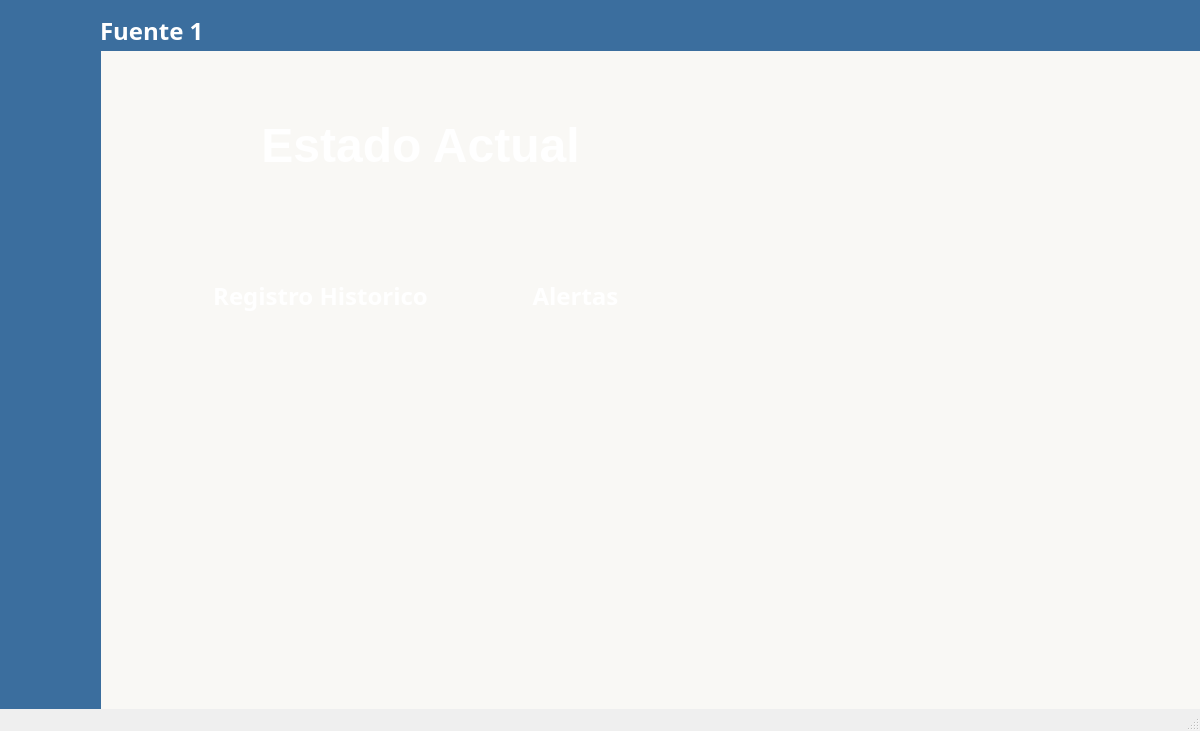
<?xml version="1.0" encoding="UTF-8"?>
<ui version="4.0">
 <class>Menu</class>
 <widget class="QMainWindow" name="Menu">
  <property name="geometry">
   <rect>
    <x>0</x>
    <y>0</y>
    <width>1200</width>
    <height>731</height>
   </rect>
  </property>
  <property name="windowTitle">
   <string>Menu</string>
  </property>
  <widget class="QWidget" name="centralwidget">
   <widget class="QPushButton" name="Balarma">
    <property name="geometry">
     <rect>
      <x>30</x>
      <y>340</y>
      <width>61</width>
      <height>61</height>
     </rect>
    </property>
    <property name="mouseTracking">
     <bool>true</bool>
    </property>
    <property name="tabletTracking">
     <bool>true</bool>
    </property>
    <property name="autoFillBackground">
     <bool>false</bool>
    </property>
    <property name="styleSheet">
     <string notr="true">QPushButton {
    background-color: rgba(255, 255, 255, 0);
    border: 2px rgba(255, 255, 255, 0) ;
    font-size: 16px;
    border-radius: 10px;
}
QPushButton:hover {
	background-color: rgb(252, 209, 128); /* Color al pasar el mouse */
}</string>
    </property>
    <property name="text">
     <string/>
    </property>
    <property name="icon">
     <iconset resource="recursos.qrc">
      <normaloff>:/recursos/alertaI.png</normaloff>:/recursos/alertaI.png</iconset>
    </property>
    <property name="iconSize">
     <size>
      <width>32</width>
      <height>32</height>
     </size>
    </property>
   </widget>
   <widget class="QPushButton" name="Bmenu">
    <property name="geometry">
     <rect>
      <x>30</x>
      <y>70</y>
      <width>61</width>
      <height>61</height>
     </rect>
    </property>
    <property name="mouseTracking">
     <bool>true</bool>
    </property>
    <property name="tabletTracking">
     <bool>false</bool>
    </property>
    <property name="styleSheet">
     <string notr="true">QPushButton {
    background-color: rgba(255, 255, 255, 0);
    border: 2px rgba(255, 255, 255, 0) ;
    font-size: 16px;
    border-radius: 10px;
}
QPushButton:hover {
    border: 4px solid #fcd180; /* Borde color #fcd180 al pasar el mouse */
}</string>
    </property>
    <property name="text">
     <string/>
    </property>
    <property name="icon">
     <iconset resource="recursos.qrc">
      <normaloff>:/recursos/hogar (3).png</normaloff>:/recursos/hogar (3).png</iconset>
    </property>
    <property name="iconSize">
     <size>
      <width>32</width>
      <height>32</height>
     </size>
    </property>
   </widget>
   <widget class="QPushButton" name="registro">
    <property name="geometry">
     <rect>
      <x>180</x>
      <y>240</y>
      <width>281</width>
      <height>111</height>
     </rect>
    </property>
    <property name="font">
     <font>
      <family>Segoe UI Black</family>
      <pointsize>18</pointsize>
      <bold>true</bold>
     </font>
    </property>
    <property name="styleSheet">
     <string notr="true">QPushButton {
	color: rgb(255, 255, 255);
	background-image: url(:/recursos/48854.jpg);
    background-position: center;
    background-repeat: no-repeat;
    background-size: cover;
    border-radius: 10px; /* Bordes redondeados */
}
QPushButton:hover {
    border: 10px solid #fcd180; /* Borde color #fcd180 al pasar el mouse */
}</string>
    </property>
    <property name="text">
     <string>Registro Historico</string>
    </property>
   </widget>
   <widget class="QPushButton" name="alarma">
    <property name="geometry">
     <rect>
      <x>490</x>
      <y>240</y>
      <width>171</width>
      <height>111</height>
     </rect>
    </property>
    <property name="font">
     <font>
      <family>Segoe UI Black</family>
      <pointsize>18</pointsize>
      <bold>true</bold>
     </font>
    </property>
    <property name="styleSheet">
     <string notr="true">QPushButton {
	color: rgb(255, 255, 255);
	background-image: url(:/recursos/48854.jpg);
    background-position: center;
    background-repeat: no-repeat;
    background-size: cover;
    border-radius: 10px; /* Bordes redondeados */
}
QPushButton:hover {
    border: 10px solid #fcd180; /* Borde color #fcd180 al pasar el mouse */
}

</string>
    </property>
    <property name="text">
     <string>Alertas</string>
    </property>
   </widget>
   <widget class="QLabel" name="label">
    <property name="geometry">
     <rect>
      <x>100</x>
      <y>10</y>
      <width>151</width>
      <height>41</height>
     </rect>
    </property>
    <property name="palette">
     <palette>
      <active>
       <colorrole role="WindowText">
        <brush brushstyle="SolidPattern">
         <color alpha="255">
          <red>193</red>
          <green>232</green>
          <blue>255</blue>
         </color>
        </brush>
       </colorrole>
       <colorrole role="Button">
        <brush brushstyle="SolidPattern">
         <color alpha="0">
          <red>193</red>
          <green>232</green>
          <blue>255</blue>
         </color>
        </brush>
       </colorrole>
       <colorrole role="Text">
        <brush brushstyle="SolidPattern">
         <color alpha="255">
          <red>193</red>
          <green>232</green>
          <blue>255</blue>
         </color>
        </brush>
       </colorrole>
       <colorrole role="ButtonText">
        <brush brushstyle="SolidPattern">
         <color alpha="255">
          <red>193</red>
          <green>232</green>
          <blue>255</blue>
         </color>
        </brush>
       </colorrole>
       <colorrole role="Base">
        <brush brushstyle="SolidPattern">
         <color alpha="0">
          <red>193</red>
          <green>232</green>
          <blue>255</blue>
         </color>
        </brush>
       </colorrole>
       <colorrole role="Window">
        <brush brushstyle="SolidPattern">
         <color alpha="0">
          <red>193</red>
          <green>232</green>
          <blue>255</blue>
         </color>
        </brush>
       </colorrole>
       <colorrole role="PlaceholderText">
        <brush brushstyle="SolidPattern">
         <color alpha="128">
          <red>193</red>
          <green>232</green>
          <blue>255</blue>
         </color>
        </brush>
       </colorrole>
      </active>
      <inactive>
       <colorrole role="WindowText">
        <brush brushstyle="SolidPattern">
         <color alpha="255">
          <red>193</red>
          <green>232</green>
          <blue>255</blue>
         </color>
        </brush>
       </colorrole>
       <colorrole role="Button">
        <brush brushstyle="SolidPattern">
         <color alpha="0">
          <red>193</red>
          <green>232</green>
          <blue>255</blue>
         </color>
        </brush>
       </colorrole>
       <colorrole role="Text">
        <brush brushstyle="SolidPattern">
         <color alpha="255">
          <red>193</red>
          <green>232</green>
          <blue>255</blue>
         </color>
        </brush>
       </colorrole>
       <colorrole role="ButtonText">
        <brush brushstyle="SolidPattern">
         <color alpha="255">
          <red>193</red>
          <green>232</green>
          <blue>255</blue>
         </color>
        </brush>
       </colorrole>
       <colorrole role="Base">
        <brush brushstyle="SolidPattern">
         <color alpha="0">
          <red>193</red>
          <green>232</green>
          <blue>255</blue>
         </color>
        </brush>
       </colorrole>
       <colorrole role="Window">
        <brush brushstyle="SolidPattern">
         <color alpha="0">
          <red>193</red>
          <green>232</green>
          <blue>255</blue>
         </color>
        </brush>
       </colorrole>
       <colorrole role="PlaceholderText">
        <brush brushstyle="SolidPattern">
         <color alpha="128">
          <red>193</red>
          <green>232</green>
          <blue>255</blue>
         </color>
        </brush>
       </colorrole>
      </inactive>
      <disabled>
       <colorrole role="WindowText">
        <brush brushstyle="SolidPattern">
         <color alpha="255">
          <red>193</red>
          <green>232</green>
          <blue>255</blue>
         </color>
        </brush>
       </colorrole>
       <colorrole role="Button">
        <brush brushstyle="SolidPattern">
         <color alpha="0">
          <red>193</red>
          <green>232</green>
          <blue>255</blue>
         </color>
        </brush>
       </colorrole>
       <colorrole role="Text">
        <brush brushstyle="SolidPattern">
         <color alpha="255">
          <red>193</red>
          <green>232</green>
          <blue>255</blue>
         </color>
        </brush>
       </colorrole>
       <colorrole role="ButtonText">
        <brush brushstyle="SolidPattern">
         <color alpha="255">
          <red>193</red>
          <green>232</green>
          <blue>255</blue>
         </color>
        </brush>
       </colorrole>
       <colorrole role="Base">
        <brush brushstyle="SolidPattern">
         <color alpha="0">
          <red>193</red>
          <green>232</green>
          <blue>255</blue>
         </color>
        </brush>
       </colorrole>
       <colorrole role="Window">
        <brush brushstyle="SolidPattern">
         <color alpha="0">
          <red>193</red>
          <green>232</green>
          <blue>255</blue>
         </color>
        </brush>
       </colorrole>
       <colorrole role="PlaceholderText">
        <brush brushstyle="SolidPattern">
         <color alpha="128">
          <red>193</red>
          <green>232</green>
          <blue>255</blue>
         </color>
        </brush>
       </colorrole>
      </disabled>
     </palette>
    </property>
    <property name="font">
     <font>
      <family>Arial Black</family>
      <pointsize>18</pointsize>
      <bold>true</bold>
     </font>
    </property>
    <property name="styleSheet">
     <string notr="true">color: rgb(255, 255, 255);
background-color: rgba(193, 232, 255, 0);</string>
    </property>
    <property name="text">
     <string>Fuente 1</string>
    </property>
   </widget>
   <widget class="QPushButton" name="Bhistorico">
    <property name="geometry">
     <rect>
      <x>30</x>
      <y>250</y>
      <width>61</width>
      <height>61</height>
     </rect>
    </property>
    <property name="mouseTracking">
     <bool>true</bool>
    </property>
    <property name="tabletTracking">
     <bool>true</bool>
    </property>
    <property name="autoFillBackground">
     <bool>false</bool>
    </property>
    <property name="styleSheet">
     <string notr="true">QPushButton {
    background-color: rgba(255, 255, 255, 0);
    border: 2px rgba(255, 255, 255, 0) ;
    font-size: 16px;
    border-radius: 10px;
}
QPushButton:hover {
    background-color: rgb(252, 209, 128); /* Color al pasar el mouse */
}</string>
    </property>
    <property name="text">
     <string/>
    </property>
    <property name="icon">
     <iconset resource="recursos.qrc">
      <normaloff>:/recursos/grficoI.png</normaloff>:/recursos/grficoI.png</iconset>
    </property>
    <property name="iconSize">
     <size>
      <width>32</width>
      <height>32</height>
     </size>
    </property>
   </widget>
   <widget class="QLabel" name="label_3">
    <property name="geometry">
     <rect>
      <x>10</x>
      <y>0</y>
      <width>1201</width>
      <height>731</height>
     </rect>
    </property>
    <property name="styleSheet">
     <string notr="true">background-color: rgb(249, 248, 245);</string>
    </property>
    <property name="text">
     <string/>
    </property>
   </widget>
   <widget class="QLabel" name="label_5">
    <property name="geometry">
     <rect>
      <x>90</x>
      <y>0</y>
      <width>1121</width>
      <height>51</height>
     </rect>
    </property>
    <property name="styleSheet">
     <string notr="true">background-color: rgb(59, 110, 158);</string>
    </property>
    <property name="text">
     <string/>
    </property>
   </widget>
   <widget class="QPushButton" name="estado">
    <property name="geometry">
     <rect>
      <x>180</x>
      <y>90</y>
      <width>481</width>
      <height>111</height>
     </rect>
    </property>
    <property name="font">
     <font>
      <pointsize>36</pointsize>
      <bold>true</bold>
     </font>
    </property>
    <property name="styleSheet">
     <string notr="true">QPushButton {
	color: rgb(255, 255, 255);
	background-image: url(:/recursos/48854.jpg);
    background-position: center;
    background-repeat: no-repeat;
    background-size: cover;
    border-radius: 10px; /* Bordes redondeados */
}
QPushButton:hover {
    border: 10px solid #fcd180; /* Borde color #fcd180 al pasar el mouse */
}</string>
    </property>
    <property name="text">
     <string>Estado Actual</string>
    </property>
    <property name="checkable">
     <bool>true</bool>
    </property>
    <property name="autoRepeat">
     <bool>false</bool>
    </property>
    <property name="autoExclusive">
     <bool>true</bool>
    </property>
   </widget>
   <widget class="QLabel" name="label_4">
    <property name="geometry">
     <rect>
      <x>0</x>
      <y>0</y>
      <width>101</width>
      <height>731</height>
     </rect>
    </property>
    <property name="styleSheet">
     <string notr="true">background-color: rgb(59, 110, 158);</string>
    </property>
    <property name="text">
     <string/>
    </property>
   </widget>
   <widget class="QPushButton" name="Bactual">
    <property name="geometry">
     <rect>
      <x>30</x>
      <y>160</y>
      <width>61</width>
      <height>61</height>
     </rect>
    </property>
    <property name="mouseTracking">
     <bool>true</bool>
    </property>
    <property name="tabletTracking">
     <bool>true</bool>
    </property>
    <property name="styleSheet">
     <string notr="true">QPushButton {
    background-color: rgba(255, 255, 255, 0);
    border: 2px rgba(255, 255, 255, 0) ;
    font-size: 16px;
    border-radius: 10px;
}
QPushButton:hover {
/* Color al pasar el mouse */
	background-color: rgb(252, 209, 128);

}</string>
    </property>
    <property name="text">
     <string/>
    </property>
    <property name="icon">
     <iconset resource="recursos.qrc">
      <normaloff>:/recursos/ActualI.png</normaloff>:/recursos/ActualI.png</iconset>
    </property>
    <property name="iconSize">
     <size>
      <width>32</width>
      <height>32</height>
     </size>
    </property>
   </widget>
   <zorder>label_3</zorder>
   <zorder>label_5</zorder>
   <zorder>estado</zorder>
   <zorder>label_4</zorder>
   <zorder>registro</zorder>
   <zorder>alarma</zorder>
   <zorder>Bmenu</zorder>
   <zorder>Bhistorico</zorder>
   <zorder>Balarma</zorder>
   <zorder>Bactual</zorder>
   <zorder>label</zorder>
  </widget>
  <widget class="QMenuBar" name="menubar">
   <property name="geometry">
    <rect>
     <x>0</x>
     <y>0</y>
     <width>1200</width>
     <height>22</height>
    </rect>
   </property>
  </widget>
  <widget class="QStatusBar" name="statusbar"/>
 </widget>
 <resources>
  <include location="recursos.qrc"/>
 </resources>
 <connections/>
</ui>
